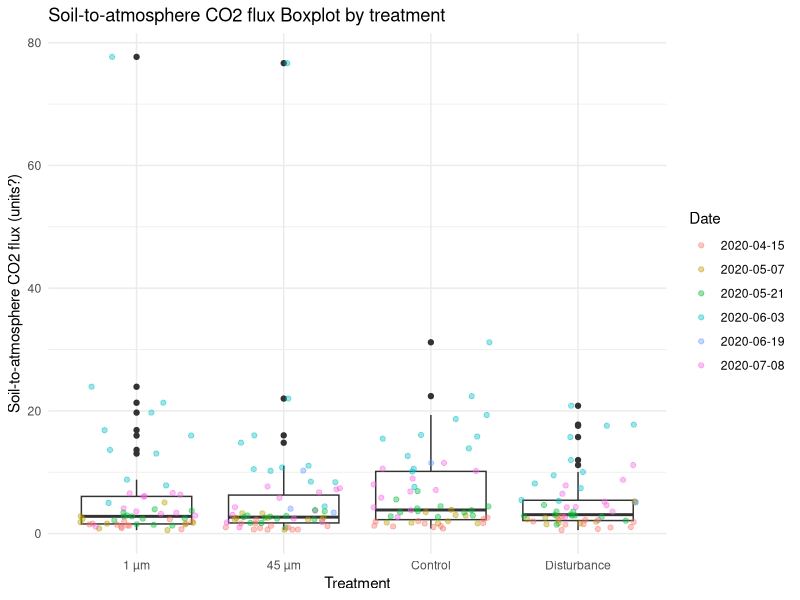
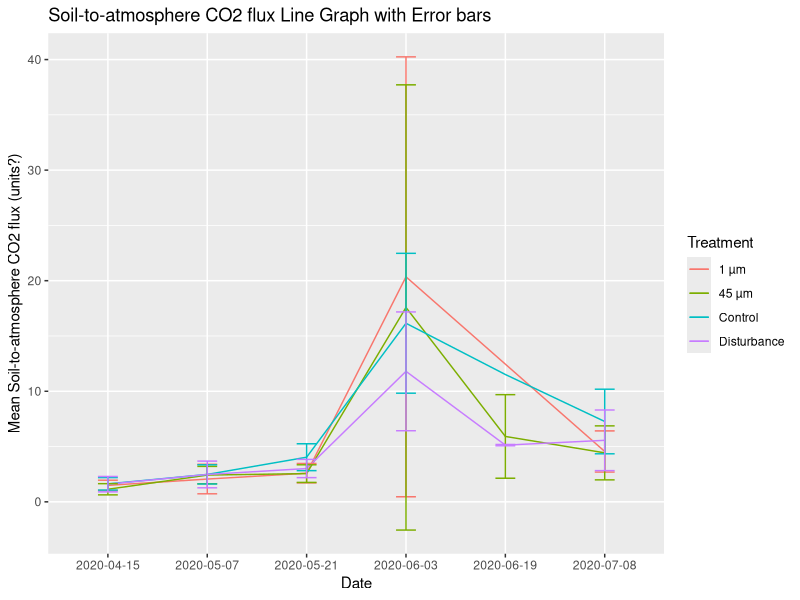

Write R code to recreate these figures, in order.
#Importing Libraries
library(tidyr)
library(dplyr)
library(ggplot2)

#Reading Datasets
collar_map <- readr::read_csv("collar_map.csv")
fluxes <- readr::read_csv("fluxes.csv")

#Select treatment and collar from collar_map
collar_map %>%
  select(Treatment, Collar)->
  treatment 

#Creating a long data table from fluxes and collar_map
fluxes %>%
  pivot_longer(-Collar, names_to="Date") %>% #Wide to Long
  filter(!is.na(value))%>%                   #Filter out NA
  left_join(treatment, by="Collar")->        #Merging 
  fluxes_merged

#Compute and Print Summary
fluxes_merged %>%
  group_by(Treatment) %>%
  summarise(mean = mean(value), N = n(), Std_dev = sd(value))%>% 
  print()

#Boxplot with overlaid dots
fluxes_merged %>%
  ggplot(aes(x = Treatment, y = value))+
  geom_boxplot()+
  geom_jitter(alpha = 0.4, aes(color = Date))+
  ggtitle("Soil-to-atmosphere CO2 flux Boxplot by treatment")+
  ylab("Soil-to-atmosphere CO2 flux (units?)")+
  theme_minimal()

#Line Graph with error bars
fluxes_merged %>%
  group_by(Treatment, Date) %>%
  summarise(mean = mean(value), Std_dev = sd(value)) %>%
  ggplot(aes(x = Date, y = mean, color = Treatment, group = Treatment))+
  geom_line()+ 
  geom_errorbar(aes(ymax = mean + Std_dev, 
                    ymin = mean - Std_dev), 
                    width = 0.2)+
  ggtitle("Soil-to-atmosphere CO2 flux Line Graph with Error bars")+
  ylab("Mean Soil-to-atmosphere CO2 flux (units?)")+
  theme_grey()

#Finding out which collars do not appear in fluxes and printing 
collar_map %>%
  anti_join(fluxes, by="Collar")

print("Collar 34 is listed in the metadata that do not appear in the fluxes data file.")
print("Collar 34 is in the Fresh Plot, in Group 9, and the treatment was Disturbance")  
                 
